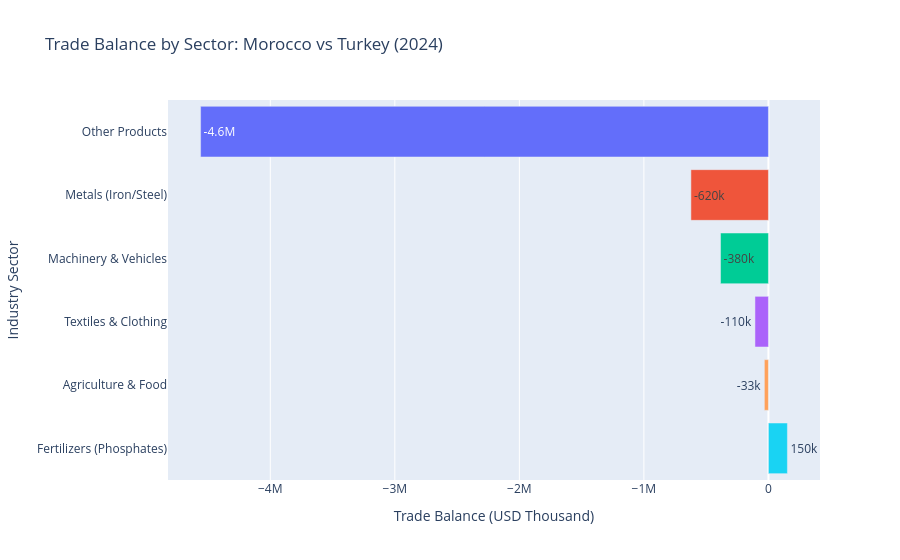

This figure's notebook cell:
### Code cell
# ============================================================
# STEP 6: TOP 10 PRODUCTS - BIGGEST GAPS
# ============================================================

# Top 10 deficit products (where Turkey dominates Morocco the most)
top10_deficit = df.nlargest(10, 'Import_2024')[['Code_Clean', 'Product_Label', 'Import_2024', 'Export_2024', 'Balance_2024', 'Macro_Sector']].copy()
top10_deficit['Deficit'] = abs(top10_deficit['Balance_2024'])

print("🔴 TOP 10 PRODUCTS: Turkey's Biggest Penetration into Morocco (2024)")
print("="*90)
for i, (_, row) in enumerate(top10_deficit.iterrows(), 1):
    label = str(row['Product_Label'])[:50] if pd.notna(row['Product_Label']) else 'N/A'
    print(f"  {i}. HS {row['Code_Clean']} | {label}")
    print(f"     Import: ${row['Import_2024']:,.0f}K | Export: ${row['Export_2024']:,.0f}K | Gap: ${row['Deficit']:,.0f}K")

# Top 10 surplus products (where Morocco fights back)
top10_surplus = df.nlargest(10, 'Balance_2024')[['Code_Clean', 'Product_Label', 'Import_2024', 'Export_2024', 'Balance_2024', 'Macro_Sector']].copy()

print(f"\n🟢 TOP 10 PRODUCTS: Where Morocco Has Competitive Advantage")
print("="*90)
for i, (_, row) in enumerate(top10_surplus.iterrows(), 1):
    label = str(row['Product_Label'])[:50] if pd.notna(row['Product_Label']) else 'N/A'
    print(f"  {i}. HS {row['Code_Clean']} | {label}")
    print(f"     Export: ${row['Export_2024']:,.0f}K | Import: ${row['Import_2024']:,.0f}K | Surplus: ${row['Balance_2024']:,.0f}K")

# --- Chart 6: Top 10 Deficit Products ---
fig6 = go.Figure()
fig6.add_trace(go.Bar(y=top10_deficit['Product_Label'].str[:40], x=top10_deficit['Import_2024'],
                       name='Morocco Imports', orientation='h', marker_color='#e74c3c'))
fig6.add_trace(go.Bar(y=top10_deficit['Product_Label'].str[:40], x=top10_deficit['Export_2024'],
                       name='Morocco Exports', orientation='h', marker_color='#2ecc71'))
fig6.update_layout(
    title="<b>Top 10 Products: Turkey's Dominance Over Morocco (2024)</b>",
    barmode='group', template='plotly_white', height=600, width=900,
    legend=dict(orientation="h", yanchor="bottom", y=-0.15),
    xaxis_title='Value (USD Thousand)'
)
fig6.write_image('charts/06_top10_deficit_products.png', scale=2)
fig6.show()

# --- Chart 7: Top 10 Surplus Products (Morocco's Strengths) ---
fig7 = go.Figure()
fig7.add_trace(go.Bar(y=top10_surplus['Product_Label'].str[:40], x=top10_surplus['Export_2024'],
                       name='Morocco Exports', orientation='h', marker_color='#2ecc71'))
fig7.add_trace(go.Bar(y=top10_surplus['Product_Label'].str[:40], x=top10_surplus['Import_2024'],
                       name='Morocco Imports', orientation='h', marker_color='#e74c3c'))
fig7.update_layout(
    title="<b>Top 10 Products: Morocco's Competitive Advantage vs Turkey (2024)</b>",
    barmode='group', template='plotly_white', height=600, width=900,
    legend=dict(orientation="h", yanchor="bottom", y=-0.15),
    xaxis_title='Value (USD Thousand)'
)
fig7.write_image('charts/07_top10_surplus_products.png', scale=2)
fig7.show()

print(f"\n💾 Charts saved: charts/06_top10_deficit_products.png, charts/07_top10_surplus_products.png")

### Figure 1 — Plotly figure (JSON) as saved in the notebook; plotly's stock layout.template omitted (floating-point values rounded to 4 significant figures)
{"data": [{"hovertemplate": "Industry Sector=%{y}<br>Trade Balance (USD Thousand)=%{x}<extra></extra>", "legendgroup": "Other Products", "marker": {"color": "#636efa", "pattern": {"shape": ""}}, "name": "Other Products", "orientation": "h", "showlegend": true, "textposition": "auto", "texttemplate": "%{x:.2s}", "type": "bar", "x": [-4559643], "xaxis": "x", "y": ["Other Products"], "yaxis": "y"}, {"hovertemplate": "Industry Sector=%{y}<br>Trade Balance (USD Thousand)=%{x}<extra></extra>", "legendgroup": "Metals (Iron/Steel)", "marker": {"color": "#EF553B", "pattern": {"shape": ""}}, "name": "Metals (Iron/Steel)", "orientation": "h", "showlegend": true, "textposition": "auto", "texttemplate": "%{x:.2s}", "type": "bar", "x": [-622516], "xaxis": "x", "y": ["Metals (Iron/Steel)"], "yaxis": "y"}, {"hovertemplate": "Industry Sector=%{y}<br>Trade Balance (USD Thousand)=%{x}<extra></extra>", "legendgroup": "Machinery & Vehicles", "marker": {"color": "#00cc96", "pattern": {"shape": ""}}, "name": "Machinery & Vehicles", "orientation": "h", "showlegend": true, "textposition": "auto", "texttemplate": "%{x:.2s}", "type": "bar", "x": [-384673], "xaxis": "x", "y": ["Machinery & Vehicles"], "yaxis": "y"}, {"hovertemplate": "Industry Sector=%{y}<br>Trade Balance (USD Thousand)=%{x}<extra></extra>", "legendgroup": "Textiles & Clothing", "marker": {"color": "#ab63fa", "pattern": {"shape": ""}}, "name": "Textiles & Clothing", "orientation": "h", "showlegend": true, "textposition": "auto", "texttemplate": "%{x:.2s}", "type": "bar", "x": [-108189], "xaxis": "x", "y": ["Textiles & Clothing"], "yaxis": "y"}, {"hovertemplate": "Industry Sector=%{y}<br>Trade Balance (USD Thousand)=%{x}<extra></extra>", "legendgroup": "Agriculture & Food", "marker": {"color": "#FFA15A", "pattern": {"shape": ""}}, "name": "Agriculture & Food", "orientation": "h", "showlegend": true, "textposition": "auto", "texttemplate": "%{x:.2s}", "type": "bar", "x": [-32792], "xaxis": "x", "y": ["Agriculture & Food"], "yaxis": "y"}, {"hovertemplate": "Industry Sector=%{y}<br>Trade Balance (USD Thousand)=%{x}<extra></extra>", "legendgroup": "Fertilizers (Phosphates)", "marker": {"color": "#19d3f3", "pattern": {"shape": ""}}, "name": "Fertilizers (Phosphates)", "orientation": "h", "showlegend": true, "textposition": "auto", "texttemplate": "%{x:.2s}", "type": "bar", "x": [152328], "xaxis": "x", "y": ["Fertilizers (Phosphates)"], "yaxis": "y"}], "layout": {"barmode": "relative", "legend": {"title": {"text": "Industry Sector"}, "tracegroupgap": 0}, "showlegend": false, "title": {"text": "Trade Balance by Sector: Morocco vs Turkey (2024)"}, "xaxis": {"anchor": "y", "domain": [0, 1], "title": {"text": "Trade Balance (USD Thousand)"}}, "yaxis": {"anchor": "x", "categoryarray": ["Fertilizers (Phosphates)", "Agriculture & Food", "Textiles & Clothing", "Machinery & Vehicles", "Metals (Iron/Steel)", "Other Products"], "categoryorder": "array", "domain": [0, 1], "title": {"text": "Industry Sector"}}}}
